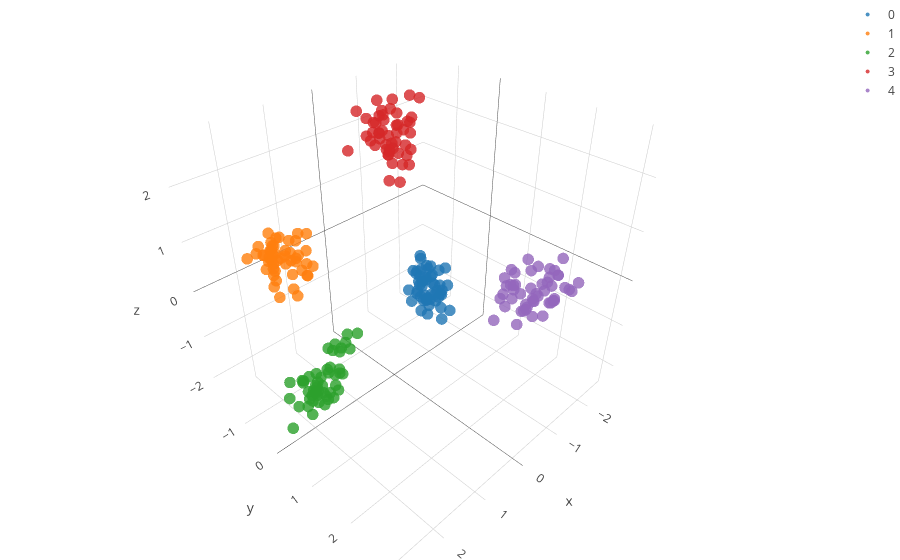

Source (notebook cell):
### Markdown cell above
We can compare this output with what we would have gotten from sampling equally across our selected vectors:

### Code cell
Sizes= [50,50,50,50,50]
labels= np.repeat(np.array([x for x in range(N_pops)]),Sizes)

data= []

for k in range(N_pops):
    
    probs= vector_lib[Pops[k],:]
    
    m= Sizes[k]
    Haps= [[np.random.choice([1,0],p= [1-probs[x],probs[x]]) for x in range(L)] for acc in range(m)]
    
    data.extend(Haps)

data= np.array(data)

n_comp = 4

pca = PCA(n_components=n_comp, whiten=False,svd_solver='randomized')

features= pca.fit_transform(data)


print("; ".join(['PC{0}: {1}'.format(x+1,round(pca.explained_variance_ratio_[x],3)) for x in range(n_comp)]))
print(features.shape)

fig_data= [go.Scatter3d(
        x = features[[x for x in range(sum(Sizes)) if labels[x] == i],0],
        y = features[[x for x in range(sum(Sizes)) if labels[x] == i],1],
        z = features[[x for x in range(sum(Sizes)) if labels[x] == i],2],
        type='scatter3d',
        mode= "markers",
        marker= {
        'line': {'width': 0},
        'size': 4,
        'symbol': 'circle',
      "opacity": .8
      },
      name= str(i)
    ) for i in range(N_pops)]


layout = go.Layout(
    margin=dict(
        l=0,
        r=0,
        b=0,
        t=0
    )
)

fig = go.Figure(data=fig_data, layout=layout)
iplot(fig)
